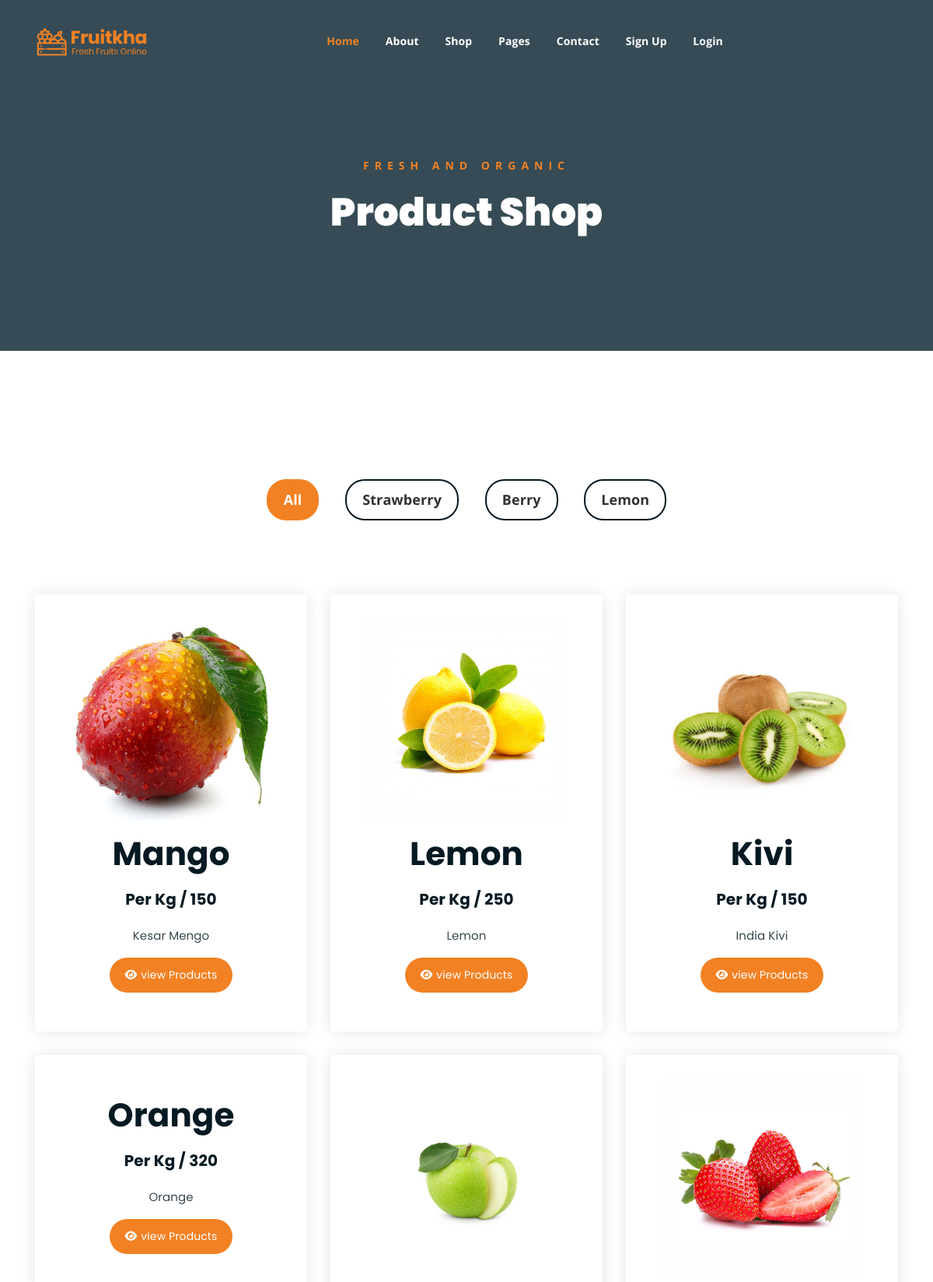
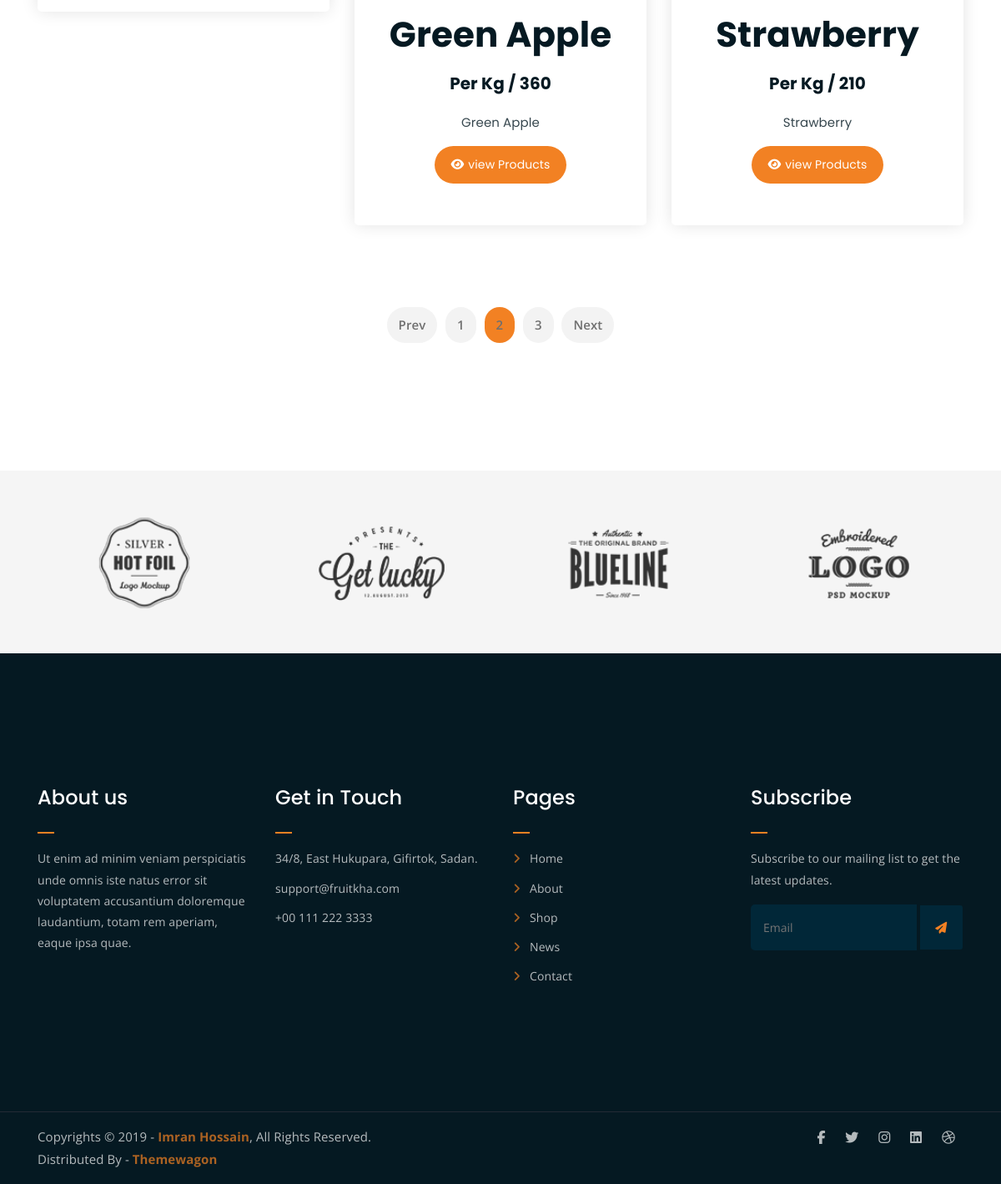
The app's page /shop/ with its own data (2 pictures, top to bottom).
### myapp/models.py (models this page shows, shortened)
class Product(models.Model):
    seller=models.ForeignKey(User,on_delete=models.CASCADE)
    product_name=models.CharField(max_length=100)
    product_price=models.PositiveIntegerField()
    product_picture=models.ImageField(upload_to="product_picture/")
    product_desc=models.TextField()

### myapp/views.py (the view)
# urls.py: path('shop/',views.shop,name='shop'),
def shop(request):
    products=Product.objects.all()
    return render(request,'shop.html',{'products':products})

### templates/shop.html (shortened to what this page needs)
{% extends 'header.html'%}
{% load static %}
{% block content%}
<!DOCTYPE html>
<html lang="en">
<head>
</head>
<body>
	<div class="breadcrumb-section breadcrumb-bg">
		<div class="container">
			<div class="row">
				<div class="col-lg-8 offset-lg-2 text-center">
					<div class="breadcrumb-text">
						<p>Fresh and Organic</p>
						<h1>  Product Shop  </h1>
					</div>
				</div>
			</div>
		</div>
	</div>
	<div class="product-section mt-150 mb-150">
		<div class="container">
			<div class="row">
                <div class="col-md-12">
                    <div class="product-filters">
                        <ul>
                            <li class="active" data-filter="*">All</li>
                            <li data-filter=".strawberry">Strawberry</li>
                            <li data-filter=".berry">Berry</li>
                            <li data-filter=".lemon">Lemon</li>
                        </ul>
                    </div>
                </div>
            </div>
			<div class="row product-lists">
                {% for i in products %}
				<div class="col-lg-4 col-md-6 text-center strawberry">
					<div class="single-product-item">
						<div class="product-image">
							<a href=""><img src="{{i.product_picture.url}}" alt=""></a>
						</div>
						<h2>{{i.product_name}}</h2>
						<p class="product-price" style="font-size: 20px;">Per Kg / {{i.product_price}} </p>
						<p class="product-price"> <span> {{i.product_desc}} </span>   </p>
                        <a href="{% url 'product-details' pk=i.pk %}" class="cart-btn"><i class="fa-solid fa-eye" style="color: white;">  </i>view Products </a>
                    </div>
				</div>
                {% endfor %}
			</div>
                <br>
			<div class="row">
				<div class="col-lg-12 text-center">
					<div class="pagination-wrap">
						<ul>
							<li><a href="#">Prev</a></li>
							<li><a href="#">1</a></li>
							<li><a class="active" href="#">2</a></li>
							<li><a href="#">3</a></li>
							<li><a href="#">Next</a></li>
						</ul>
					</div>
				</div>
			</div>
		</div>
	</div>
	<div class="logo-carousel-section">
		<div class="container">
			<div class="row">
				<div class="col-lg-12">
					<div class="logo-carousel-inner">
						<div class="single-logo-item">
							<img src="{% static 'assets/img/company-logos/1.png' %}" alt="">
						</div>
						<div class="single-logo-item">
							<img src="{% static 'assets/img/company-logos/2.png' %}" alt="">
						</div>
						<div class="single-logo-item">
							<img src="{% static 'assets/img/company-logos/3.png' %}" alt="">
						</div>
						<div class="single-logo-item">
							<img src="{% static 'assets/img/company-logos/4.png' %}" alt="">
						</div>
					</div>
				</div>
			</div>
		</div>
	</div>
</body>
</html>
{% endblock %}

### templates/header.html (shortened to what this page needs)
{% load static %}
<!DOCTYPE html>
<html lang="en">
<head>
	<link rel="stylesheet" href="https://cdnjs.cloudflare.com/ajax/libs/font-awesome/6.7.2/css/all.min.css" />
	<link rel="stylesheet" href="{% static 'assets/css/all.min.css' %}">
	<link rel="stylesheet" href="{% static 'assets/bootstrap/css/bootstrap.min.css' %}">
	<link rel="stylesheet" href="{% static 'assets/css/owl.carousel.css' %}">
	<link rel="stylesheet" href="{% static 'assets/css/magnific-popup.css' %}">
	<link rel="stylesheet" href="{% static 'assets/css/animate.css' %}">
	<link rel="stylesheet" href="{% static 'assets/css/meanmenu.min.css' %}">
	<link rel="stylesheet" href="{% static 'assets/css/main.css' %}">
	<link rel="stylesheet" href="{% static 'assets/css/responsive.css' %}">
</head>
<body>
	<div class="top-header-area" id="sticker">
		<div class="container">
			<div class="row">
				<div class="col-lg-12 col-sm-12 text-center">
					<div class="main-menu-wrap">
						<div class="site-logo">
							<a href="/">
								<img src="{% static 'assets/img/logo.png' %}" alt="">
							</a>
						</div>
						<nav class="main-menu">
							<ul>
								<li class="current-list-item"><a href="/">Home</a>
								</li>
								<li><a href="{% url 'about' %}">About</a></li>
								<li><a href="{% url 'shop' %}">Shop</a> </li>
								<li><a href="#">Pages</a>
								</li>
								<li><a href="{% url 'contact' %}">Contact</a></li>
								{% if request.session.email %}
								<li><a href="{% url 'change-password' %}">Change Password </a></li>
								<li><a href="{% url 'myorder' %}"> My Order </a></li>
								<li><a href="{% url 'logout' %}">Logout </a></li>
								{% else %}
								<li><a href="{% url 'signup' %}">Sign Up</a></li>
								<li><a href="{% url 'login' %}">Login </a></li>
								{% endif %}
							</ul>
						</nav>
					</div>
				</div>
			</div>
		</div>
	</div>
    {% block content %}
    {% endblock %}
	<div class="footer-area">
		<div class="container">
			<div class="row">
				<div class="col-lg-3 col-md-6">
					<div class="footer-box about-widget">
						<h2 class="widget-title">About us</h2>
						<p>Ut enim ad minim veniam perspiciatis unde omnis iste natus error sit voluptatem accusantium doloremque laudantium, totam rem aperiam, eaque ipsa quae.</p>
					</div>
				</div>
				<div class="col-lg-3 col-md-6">
					<div class="footer-box get-in-touch">
						<h2 class="widget-title">Get in Touch</h2>
						<ul>
							<li>34/8, East Hukupara, Gifirtok, Sadan.</li>
							<li>support@fruitkha.com</li>
							<li>+00 111 222 3333</li>
						</ul>
					</div>
				</div>
				<div class="col-lg-3 col-md-6">
					<div class="footer-box pages">
						<h2 class="widget-title">Pages</h2>
						<ul>
							<li><a href="/">Home</a></li>
							<li><a href="{% url 'about' %}">About</a></li>
							<li><a href="{% url 'shop' %}">Shop</a></li>
							<li><a href="{% url 'news' %}">News</a></li>
							<li><a href="{% url 'contact' %}">Contact</a></li>
						</ul>
					</div>
				</div>
				<div class="col-lg-3 col-md-6">
					<div class="footer-box subscribe">
						<h2 class="widget-title">Subscribe</h2>
						<p>Subscribe to our mailing list to get the latest updates.</p>
						<form action="index.html">
							<input type="email" placeholder="Email">
							<button type="submit"><i class="fas fa-paper-plane"></i></button>
						</form>
					</div>
				</div>
			</div>
		</div>
	</div>
	<div class="copyright">
		<div class="container">
			<div class="row">
				<div class="col-lg-6 col-md-12">
					<p>Copyrights &copy; 2019 - <a href="https://imransdesign.com/">Imran Hossain</a>,  All Rights Reserved.<br>
						Distributed By - <a href="https://themewagon.com/">Themewagon</a>
					</p>
				</div>
				<div class="col-lg-6 text-right col-md-12">
					<div class="social-icons">
						<ul>
							<li><a href="#" target="_blank"><i class="fab fa-facebook-f"></i></a></li>
							<li><a href="#" target="_blank"><i class="fab fa-twitter"></i></a></li>
							<li><a href="#" target="_blank"><i class="fab fa-instagram"></i></a></li>
							<li><a href="#" target="_blank"><i class="fab fa-linkedin"></i></a></li>
							<li><a href="#" target="_blank"><i class="fab fa-dribbble"></i></a></li>
						</ul>
					</div>
				</div>
			</div>
		</div>
	</div>
</body>
</html>

### records on screen
Product: product_picture (picture), product_name "Mango", product_price "150", product_desc "Kesar Mengo"
Product: product_picture (picture), product_name "Lemon", product_price "250", product_desc "Lemon"
Product: product_picture (picture), product_name "Kivi", product_price "150", product_desc "India Kivi"
Product: product_name "Orange", product_price "320", product_desc "Orange"
Product: product_picture (picture), product_name "Green Apple", product_price "360", product_desc "Green Apple"
Product: product_picture (picture), product_name "Strawberry", product_price "210", product_desc "Strawberry"
